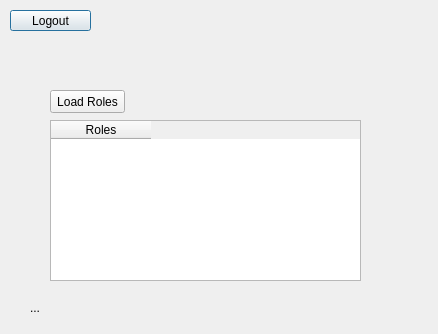
<?xml version="1.0" encoding="UTF-8"?>
<ui version="4.0">
 <class>roleSel</class>
 <widget class="QDialog" name="roleSel">
  <property name="geometry">
   <rect>
    <x>0</x>
    <y>0</y>
    <width>438</width>
    <height>334</height>
   </rect>
  </property>
  <property name="windowTitle">
   <string>Dialog</string>
  </property>
  <widget class="QLabel" name="label_status">
   <property name="geometry">
    <rect>
     <x>30</x>
     <y>300</y>
     <width>151</width>
     <height>16</height>
    </rect>
   </property>
   <property name="text">
    <string>...</string>
   </property>
  </widget>
  <widget class="QPushButton" name="pushButton_Logout">
   <property name="geometry">
    <rect>
     <x>10</x>
     <y>10</y>
     <width>81</width>
     <height>21</height>
    </rect>
   </property>
   <property name="text">
    <string>Logout</string>
   </property>
  </widget>
  <widget class="QTableWidget" name="tableWidget_roles">
   <property name="geometry">
    <rect>
     <x>50</x>
     <y>120</y>
     <width>311</width>
     <height>161</height>
    </rect>
   </property>
   <column>
    <property name="text">
     <string>Roles</string>
    </property>
   </column>
  </widget>
  <widget class="QPushButton" name="pushButton_loadRoles">
   <property name="geometry">
    <rect>
     <x>50</x>
     <y>90</y>
     <width>75</width>
     <height>23</height>
    </rect>
   </property>
   <property name="text">
    <string>Load Roles</string>
   </property>
  </widget>
  <zorder>label_status</zorder>
  <zorder>tableWidget_roles</zorder>
  <zorder>pushButton_loadRoles</zorder>
  <zorder>pushButton_Logout</zorder>
 </widget>
 <resources/>
 <connections/>
</ui>
